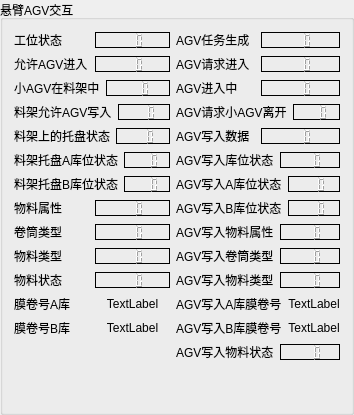
    <widget class="QGroupBox" name="groupBox">
     <property name="title">
      <string>悬臂AGV交互</string>
     </property>
     <layout class="QVBoxLayout" name="verticalLayout_3" stretch="0">
      <item>
       <layout class="QHBoxLayout" name="horizontalLayout_17">
        <item>
         <layout class="QVBoxLayout" name="verticalLayout">
          <item>
           <layout class="QHBoxLayout" name="horizontalLayout">
            <item>
             <widget class="QLabel" name="label">
              <property name="text">
               <string>工位状态</string>
              </property>
             </widget>
            </item>
            <item>
             <widget class="QLCDNumber" name="lcdNumber_Rack_Station_Enable">
              <property name="maximumSize">
               <size>
                <width>16777215</width>
                <height>16</height>
               </size>
              </property>
              <property name="font">
               <font>
                <family>Arial</family>
               </font>
              </property>
              <property name="frameShape">
               <enum>QFrame::Shape::Panel</enum>
              </property>
              <property name="frameShadow">
               <enum>QFrame::Shadow::Plain</enum>
              </property>
              <property name="smallDecimalPoint">
               <bool>false</bool>
              </property>
              <property name="digitCount">
               <number>3</number>
              </property>
             </widget>
            </item>
           </layout>
          </item>
          <item>
           <layout class="QHBoxLayout" name="horizontalLayout_2">
            <item>
             <widget class="QLabel" name="label_2">
              <property name="text">
               <string>允许AGV进入</string>
              </property>
             </widget>
            </item>
            <item>
             <widget class="QLCDNumber" name="lcdNumber_Rack_Allow_AGVEnter">
              <property name="maximumSize">
               <size>
                <width>16777215</width>
                <height>16</height>
               </size>
              </property>
              <property name="font">
               <font>
                <family>Arial</family>
               </font>
              </property>
              <property name="frameShape">
               <enum>QFrame::Shape::Panel</enum>
              </property>
              <property name="frameShadow">
               <enum>QFrame::Shadow::Plain</enum>
              </property>
              <property name="smallDecimalPoint">
               <bool>false</bool>
              </property>
              <property name="digitCount">
               <number>3</number>
              </property>
             </widget>
            </item>
           </layout>
          </item>
          <item>
           <layout class="QHBoxLayout" name="horizontalLayout_3">
            <item>
             <widget class="QLabel" name="label_3">
              <property name="text">
               <string>小AGV在料架中</string>
              </property>
             </widget>
            </item>
            <item>
             <widget class="QLCDNumber" name="lcdNumber_Rack_AGVInside">
              <property name="maximumSize">
               <size>
                <width>16777215</width>
                <height>16</height>
               </size>
              </property>
              <property name="font">
               <font>
                <family>Arial</family>
               </font>
              </property>
              <property name="frameShape">
               <enum>QFrame::Shape::Panel</enum>
              </property>
              <property name="frameShadow">
               <enum>QFrame::Shadow::Plain</enum>
              </property>
              <property name="smallDecimalPoint">
               <bool>false</bool>
              </property>
              <property name="digitCount">
               <number>3</number>
              </property>
             </widget>
            </item>
           </layout>
          </item>
          <item>
           <layout class="QHBoxLayout" name="horizontalLayout_5">
            <item>
             <widget class="QLabel" name="label_5">
              <property name="text">
               <string>料架允许AGV写入</string>
              </property>
             </widget>
            </item>
            <item>
             <widget class="QLCDNumber" name="lcdNumber_Rack_Allow_AGVWrite">
              <property name="maximumSize">
               <size>
                <width>16777215</width>
                <height>16</height>
               </size>
              </property>
              <property name="font">
               <font>
                <family>Arial</family>
               </font>
              </property>
              <property name="frameShape">
               <enum>QFrame::Shape::Panel</enum>
              </property>
              <property name="frameShadow">
               <enum>QFrame::Shadow::Plain</enum>
              </property>
              <property name="smallDecimalPoint">
               <bool>false</bool>
              </property>
              <property name="digitCount">
               <number>3</number>
              </property>
             </widget>
            </item>
           </layout>
          </item>
          <item>
           <layout class="QHBoxLayout" name="horizontalLayout_4">
            <item>
             <widget class="QLabel" name="label_4">
              <property name="text">
               <string>料架上的托盘状态</string>
              </property>
             </widget>
            </item>
            <item>
             <widget class="QLCDNumber" name="lcdNumber_Rack_TrayStatus">
              <property name="maximumSize">
               <size>
                <width>16777215</width>
                <height>16</height>
               </size>
              </property>
              <property name="font">
               <font>
                <family>Arial</family>
               </font>
              </property>
              <property name="frameShape">
               <enum>QFrame::Shape::Panel</enum>
              </property>
              <property name="frameShadow">
               <enum>QFrame::Shadow::Plain</enum>
              </property>
              <property name="smallDecimalPoint">
               <bool>false</bool>
              </property>
              <property name="digitCount">
               <number>3</number>
              </property>
             </widget>
            </item>
           </layout>
          </item>
          <item>
           <layout class="QHBoxLayout" name="horizontalLayout_6">
            <item>
             <widget class="QLabel" name="label_6">
              <property name="text">
               <string>料架托盘A库位状态</string>
              </property>
             </widget>
            </item>
            <item>
             <widget class="QLCDNumber" name="lcdNumber_Rack_TrayStatusA">
              <property name="maximumSize">
               <size>
                <width>16777215</width>
                <height>16</height>
               </size>
              </property>
              <property name="font">
               <font>
                <family>Arial</family>
               </font>
              </property>
              <property name="frameShape">
               <enum>QFrame::Shape::Panel</enum>
              </property>
              <property name="frameShadow">
               <enum>QFrame::Shadow::Plain</enum>
              </property>
              <property name="smallDecimalPoint">
               <bool>false</bool>
              </property>
              <property name="digitCount">
               <number>3</number>
              </property>
             </widget>
            </item>
           </layout>
          </item>
          <item>
           <layout class="QHBoxLayout" name="horizontalLayout_8">
            <item>
             <widget class="QLabel" name="label_8">
              <property name="text">
               <string>料架托盘B库位状态</string>
              </property>
             </widget>
            </item>
            <item>
             <widget class="QLCDNumber" name="lcdNumber_Rack_TrayStatusB">
              <property name="maximumSize">
               <size>
                <width>16777215</width>
                <height>16</height>
               </size>
              </property>
              <property name="font">
               <font>
                <family>Arial</family>
               </font>
              </property>
              <property name="frameShape">
               <enum>QFrame::Shape::Panel</enum>
              </property>
              <property name="frameShadow">
               <enum>QFrame::Shadow::Plain</enum>
              </property>
              <property name="smallDecimalPoint">
               <bool>false</bool>
              </property>
              <property name="digitCount">
               <number>3</number>
              </property>
             </widget>
            </item>
           </layout>
          </item>
          <item>
           <layout class="QHBoxLayout" name="horizontalLayout_7">
            <item>
             <widget class="QLabel" name="label_7">
              <property name="text">
               <string>物料属性</string>
              </property>
             </widget>
            </item>
            <item>
             <widget class="QLCDNumber" name="lcdNumber_Rack_MaterialAttribute">
              <property name="maximumSize">
               <size>
                <width>16777215</width>
                <height>16</height>
               </size>
              </property>
              <property name="font">
               <font>
                <family>Arial</family>
               </font>
              </property>
              <property name="frameShape">
               <enum>QFrame::Shape::Panel</enum>
              </property>
              <property name="frameShadow">
               <enum>QFrame::Shadow::Plain</enum>
              </property>
              <property name="smallDecimalPoint">
               <bool>false</bool>
              </property>
              <property name="digitCount">
               <number>3</number>
              </property>
             </widget>
            </item>
           </layout>
          </item>
          <item>
           <layout class="QHBoxLayout" name="horizontalLayout_9">
            <item>
             <widget class="QLabel" name="label_9">
              <property name="text">
               <string>卷筒类型</string>
              </property>
             </widget>
            </item>
            <item>
             <widget class="QLCDNumber" name="lcdNumber_Rack_RollerType">
              <property name="maximumSize">
               <size>
                <width>16777215</width>
                <height>16</height>
               </size>
              </property>
              <property name="font">
               <font>
                <family>Arial</family>
               </font>
              </property>
              <property name="frameShape">
               <enum>QFrame::Shape::Panel</enum>
              </property>
              <property name="frameShadow">
               <enum>QFrame::Shadow::Plain</enum>
              </property>
              <property name="smallDecimalPoint">
               <bool>false</bool>
              </property>
              <property name="digitCount">
               <number>3</number>
              </property>
             </widget>
            </item>
           </layout>
          </item>
          <item>
           <layout class="QHBoxLayout" name="horizontalLayout_11">
            <item>
             <widget class="QLabel" name="label_11">
              <property name="text">
               <string>物料类型</string>
              </property>
             </widget>
            </item>
            <item>
             <widget class="QLCDNumber" name="lcdNumber_Rack_MaterialType">
              <property name="maximumSize">
               <size>
                <width>16777215</width>
                <height>16</height>
               </size>
              </property>
              <property name="font">
               <font>
                <family>Arial</family>
               </font>
              </property>
              <property name="frameShape">
               <enum>QFrame::Shape::Panel</enum>
              </property>
              <property name="frameShadow">
               <enum>QFrame::Shadow::Plain</enum>
              </property>
              <property name="smallDecimalPoint">
               <bool>false</bool>
              </property>
              <property name="digitCount">
               <number>3</number>
              </property>
             </widget>
            </item>
           </layout>
          </item>
          <item>
           <layout class="QHBoxLayout" name="horizontalLayout_18">
            <item>
             <widget class="QLabel" name="label_17">
              <property name="text">
               <string>物料状态</string>
              </property>
             </widget>
            </item>
            <item>
             <widget class="QLCDNumber" name="lcdNumber_Rack_MaterialState">
              <property name="maximumSize">
               <size>
                <width>16777215</width>
                <height>16</height>
               </size>
              </property>
              <property name="font">
               <font>
                <family>Arial</family>
               </font>
              </property>
              <property name="frameShape">
               <enum>QFrame::Shape::Panel</enum>
              </property>
              <property name="frameShadow">
               <enum>QFrame::Shadow::Plain</enum>
              </property>
              <property name="smallDecimalPoint">
               <bool>false</bool>
              </property>
              <property name="digitCount">
               <number>3</number>
              </property>
             </widget>
            </item>
           </layout>
          </item>
          <item>
           <layout class="QHBoxLayout" name="horizontalLayout_10">
            <item>
             <widget class="QLabel" name="label_10">
              <property name="text">
               <string>膜卷号A库</string>
              </property>
             </widget>
            </item>
            <item>
             <widget class="QLabel" name="label_Rack_RollerNumberA">
              <property name="text">
               <string>TextLabel</string>
              </property>
              <property name="alignment">
               <set>Qt::AlignmentFlag::AlignCenter</set>
              </property>
             </widget>
            </item>
           </layout>
          </item>
          <item>
           <layout class="QHBoxLayout" name="horizontalLayout_12">
            <item>
             <widget class="QLabel" name="label_12">
              <property name="text">
               <string>膜卷号B库</string>
              </property>
             </widget>
            </item>
            <item>
             <widget class="QLabel" name="label_Rack_RollerNumberB">
              <property name="text">
               <string>TextLabel</string>
              </property>
              <property name="alignment">
               <set>Qt::AlignmentFlag::AlignCenter</set>
              </property>
             </widget>
            </item>
           </layout>
          </item>
          <item>
           <spacer name="verticalSpacer">
            <property name="orientation">
             <enum>Qt::Orientation::Vertical</enum>
            </property>
            <property name="sizeHint" stdset="0">
             <size>
              <width>20</width>
              <height>40</height>
             </size>
            </property>
           </spacer>
          </item>
         </layout>
        </item>
        <item>
         <layout class="QVBoxLayout" name="verticalLayout_2">
          <item>
           <layout class="QHBoxLayout" name="horizontalLayout_13">
            <item>
             <widget class="QLabel" name="label_13">
              <property name="text">
               <string>AGV任务生成</string>
              </property>
             </widget>
            </item>
            <item>
             <widget class="QLCDNumber" name="lcdNumber_AGV_Racktasking">
              <property name="maximumSize">
               <size>
                <width>16777215</width>
                <height>16</height>
               </size>
              </property>
              <property name="font">
               <font>
                <family>Arial</family>
               </font>
              </property>
              <property name="frameShape">
               <enum>QFrame::Shape::Panel</enum>
              </property>
              <property name="frameShadow">
               <enum>QFrame::Shadow::Plain</enum>
              </property>
              <property name="smallDecimalPoint">
               <bool>false</bool>
              </property>
              <property name="digitCount">
               <number>3</number>
              </property>
             </widget>
            </item>
           </layout>
          </item>
          <item>
           <layout class="QHBoxLayout" name="horizontalLayout_14">
            <item>
             <widget class="QLabel" name="label_14">
              <property name="text">
               <string>AGV请求进入</string>
              </property>
             </widget>
            </item>
            <item>
             <widget class="QLCDNumber" name="lcdNumber_AGV_Rack_ReqEnter">
              <property name="maximumSize">
               <size>
                <width>16777215</width>
                <height>16</height>
               </size>
              </property>
              <property name="font">
               <font>
                <family>Arial</family>
               </font>
              </property>
              <property name="frameShape">
               <enum>QFrame::Shape::Panel</enum>
              </property>
              <property name="frameShadow">
               <enum>QFrame::Shadow::Plain</enum>
              </property>
              <property name="smallDecimalPoint">
               <bool>false</bool>
              </property>
              <property name="digitCount">
               <number>3</number>
              </property>
             </widget>
            </item>
           </layout>
          </item>
          <item>
           <layout class="QHBoxLayout" name="horizontalLayout_15">
            <item>
             <widget class="QLabel" name="label_15">
              <property name="text">
               <string>AGV进入中</string>
              </property>
             </widget>
            </item>
            <item>
             <widget class="QLCDNumber" name="lcdNumber_AGV_Rack_Entering">
              <property name="maximumSize">
               <size>
                <width>16777215</width>
                <height>16</height>
               </size>
              </property>
              <property name="font">
               <font>
                <family>Arial</family>
               </font>
              </property>
              <property name="frameShape">
               <enum>QFrame::Shape::Panel</enum>
              </property>
              <property name="frameShadow">
               <enum>QFrame::Shadow::Plain</enum>
              </property>
              <property name="smallDecimalPoint">
               <bool>false</bool>
              </property>
              <property name="digitCount">
               <number>3</number>
              </property>
             </widget>
            </item>
           </layout>
          </item>
          <item>
           <layout class="QHBoxLayout" name="horizontalLayout_16">
            <item>
             <widget class="QLabel" name="label_16">
              <property name="text">
               <string>AGV请求小AGV离开</string>
              </property>
             </widget>
            </item>
            <item>
             <widget class="QLCDNumber" name="lcdNumber_AGV_Req_LAGVLeave">
              <property name="maximumSize">
               <size>
                <width>16777215</width>
                <height>16</height>
               </size>
              </property>
              <property name="font">
               <font>
                <family>Arial</family>
               </font>
              </property>
              <property name="frameShape">
               <enum>QFrame::Shape::Panel</enum>
              </property>
              <property name="frameShadow">
               <enum>QFrame::Shadow::Plain</enum>
              </property>
              <property name="smallDecimalPoint">
               <bool>false</bool>
              </property>
              <property name="digitCount">
               <number>3</number>
              </property>
             </widget>
            </item>
           </layout>
          </item>
          <item>
           <layout class="QHBoxLayout" name="horizontalLayout_30">
            <item>
             <widget class="QLabel" name="label_29">
              <property name="text">
               <string>AGV写入数据</string>
              </property>
             </widget>
            </item>
            <item>
             <widget class="QLCDNumber" name="lcdNumber_AGV_Rack_Write">
              <property name="maximumSize">
               <size>
                <width>16777215</width>
                <height>16</height>
               </size>
              </property>
              <property name="font">
               <font>
                <family>Arial</family>
               </font>
              </property>
              <property name="frameShape">
               <enum>QFrame::Shape::Panel</enum>
              </property>
              <property name="frameShadow">
               <enum>QFrame::Shadow::Plain</enum>
              </property>
              <property name="smallDecimalPoint">
               <bool>false</bool>
              </property>
              <property name="digitCount">
               <number>3</number>
              </property>
             </widget>
            </item>
           </layout>
          </item>
          <item>
           <layout class="QHBoxLayout" name="horizontalLayout_31">
            <item>
             <widget class="QLabel" name="label_30">
              <property name="text">
               <string>AGV写入库位状态</string>
              </property>
             </widget>
            </item>
            <item>
             <widget class="QLCDNumber" name="lcdNumber_AGV_TrayStatus">
              <property name="maximumSize">
               <size>
                <width>16777215</width>
                <height>16</height>
               </size>
              </property>
              <property name="font">
               <font>
                <family>Arial</family>
               </font>
              </property>
              <property name="frameShape">
               <enum>QFrame::Shape::Panel</enum>
              </property>
              <property name="frameShadow">
               <enum>QFrame::Shadow::Plain</enum>
              </property>
              <property name="smallDecimalPoint">
               <bool>false</bool>
              </property>
              <property name="digitCount">
               <number>3</number>
              </property>
             </widget>
            </item>
           </layout>
          </item>
          <item>
           <layout class="QHBoxLayout" name="horizontalLayout_32">
            <item>
             <widget class="QLabel" name="label_31">
              <property name="text">
               <string>AGV写入A库位状态</string>
              </property>
             </widget>
            </item>
            <item>
             <widget class="QLCDNumber" name="lcdNumber_AGV_TrayStatusA">
              <property name="maximumSize">
               <size>
                <width>16777215</width>
                <height>16</height>
               </size>
              </property>
              <property name="font">
               <font>
                <family>Arial</family>
               </font>
              </property>
              <property name="frameShape">
               <enum>QFrame::Shape::Panel</enum>
              </property>
              <property name="frameShadow">
               <enum>QFrame::Shadow::Plain</enum>
              </property>
              <property name="smallDecimalPoint">
               <bool>false</bool>
              </property>
              <property name="digitCount">
               <number>3</number>
              </property>
             </widget>
            </item>
           </layout>
          </item>
          <item>
           <layout class="QHBoxLayout" name="horizontalLayout_33">
            <item>
             <widget class="QLabel" name="label_32">
              <property name="text">
               <string>AGV写入B库位状态</string>
              </property>
             </widget>
            </item>
            <item>
             <widget class="QLCDNumber" name="lcdNumber_AGV_TrayStatusB">
              <property name="maximumSize">
               <size>
                <width>16777215</width>
                <height>16</height>
               </size>
              </property>
              <property name="font">
               <font>
                <family>Arial</family>
               </font>
              </property>
              <property name="frameShape">
               <enum>QFrame::Shape::Panel</enum>
              </property>
              <property name="frameShadow">
               <enum>QFrame::Shadow::Plain</enum>
              </property>
              <property name="smallDecimalPoint">
               <bool>false</bool>
              </property>
              <property name="digitCount">
               <number>3</number>
              </property>
             </widget>
            </item>
           </layout>
          </item>
          <item>
           <layout class="QHBoxLayout" name="horizontalLayout_34">
            <item>
             <widget class="QLabel" name="label_33">
              <property name="text">
               <string>AGV写入物料属性</string>
              </property>
             </widget>
            </item>
            <item>
             <widget class="QLCDNumber" name="lcdNumber_AGV_MaterialAttribute">
              <property name="maximumSize">
               <size>
                <width>16777215</width>
                <height>16</height>
               </size>
              </property>
              <property name="font">
               <font>
                <family>Arial</family>
               </font>
              </property>
              <property name="frameShape">
               <enum>QFrame::Shape::Panel</enum>
              </property>
              <property name="frameShadow">
               <enum>QFrame::Shadow::Plain</enum>
              </property>
              <property name="smallDecimalPoint">
               <bool>false</bool>
              </property>
              <property name="digitCount">
               <number>3</number>
              </property>
             </widget>
            </item>
           </layout>
          </item>
          <item>
           <layout class="QHBoxLayout" name="horizontalLayout_35">
            <item>
             <widget class="QLabel" name="label_34">
              <property name="text">
               <string>AGV写入卷筒类型</string>
              </property>
             </widget>
            </item>
            <item>
             <widget class="QLCDNumber" name="lcdNumber_AGV_RollerType">
              <property name="maximumSize">
               <size>
                <width>16777215</width>
                <height>16</height>
               </size>
              </property>
              <property name="font">
               <font>
                <family>Arial</family>
               </font>
              </property>
              <property name="frameShape">
               <enum>QFrame::Shape::Panel</enum>
              </property>
              <property name="frameShadow">
               <enum>QFrame::Shadow::Plain</enum>
              </property>
              <property name="smallDecimalPoint">
               <bool>false</bool>
              </property>
              <property name="digitCount">
               <number>3</number>
              </property>
             </widget>
            </item>
           </layout>
          </item>
          <item>
           <layout class="QHBoxLayout" name="horizontalLayout_36">
            <item>
             <widget class="QLabel" name="label_35">
              <property name="text">
               <string>AGV写入物料类型</string>
              </property>
             </widget>
            </item>
            <item>
             <widget class="QLCDNumber" name="lcdNumber_AGV_MaterialType">
              <property name="maximumSize">
               <size>
                <width>16777215</width>
                <height>16</height>
               </size>
              </property>
              <property name="font">
               <font>
                <family>Arial</family>
               </font>
              </property>
              <property name="frameShape">
               <enum>QFrame::Shape::Panel</enum>
              </property>
              <property name="frameShadow">
               <enum>QFrame::Shadow::Plain</enum>
              </property>
              <property name="smallDecimalPoint">
               <bool>false</bool>
              </property>
              <property name="digitCount">
               <number>3</number>
              </property>
             </widget>
            </item>
           </layout>
          </item>
          <item>
           <layout class="QHBoxLayout" name="horizontalLayout_38">
            <item>
             <widget class="QLabel" name="label_37">
              <property name="text">
               <string>AGV写入A库膜卷号</string>
              </property>
             </widget>
            </item>
            <item>
             <widget class="QLabel" name="label_AGV_RollerNumberA">
              <property name="text">
               <string>TextLabel</string>
              </property>
              <property name="alignment">
               <set>Qt::AlignmentFlag::AlignCenter</set>
              </property>
             </widget>
            </item>
           </layout>
          </item>
          <item>
           <layout class="QHBoxLayout" name="horizontalLayout_39">
            <item>
             <widget class="QLabel" name="label_38">
              <property name="text">
               <string>AGV写入B库膜卷号</string>
              </property>
             </widget>
            </item>
            <item>
             <widget class="QLabel" name="label_AGV_RollerNumberB">
              <property name="text">
               <string>TextLabel</string>
              </property>
              <property name="alignment">
               <set>Qt::AlignmentFlag::AlignCenter</set>
              </property>
             </widget>
            </item>
           </layout>
          </item>
          <item>
           <layout class="QHBoxLayout" name="horizontalLayout_37">
            <item>
             <widget class="QLabel" name="label_36">
              <property name="text">
               <string>AGV写入物料状态</string>
              </property>
             </widget>
            </item>
            <item>
             <widget class="QLCDNumber" name="lcdNumber_AGV_MaterialState">
              <property name="maximumSize">
               <size>
                <width>16777215</width>
                <height>16</height>
               </size>
              </property>
              <property name="font">
               <font>
                <family>Arial</family>
               </font>
              </property>
              <property name="frameShape">
               <enum>QFrame::Shape::Panel</enum>
              </property>
              <property name="frameShadow">
               <enum>QFrame::Shadow::Plain</enum>
              </property>
              <property name="smallDecimalPoint">
               <bool>false</bool>
              </property>
              <property name="digitCount">
               <number>3</number>
              </property>
             </widget>
            </item>
           </layout>
          </item>
          <item>
           <spacer name="verticalSpacer_5">
            <property name="orientation">
             <enum>Qt::Orientation::Vertical</enum>
            </property>
            <property name="sizeHint" stdset="0">
             <size>
              <width>20</width>
              <height>40</height>
             </size>
            </property>
           </spacer>
          </item>
         </layout>
        </item>
       </layout>
      </item>
     </layout>
    </widget>
